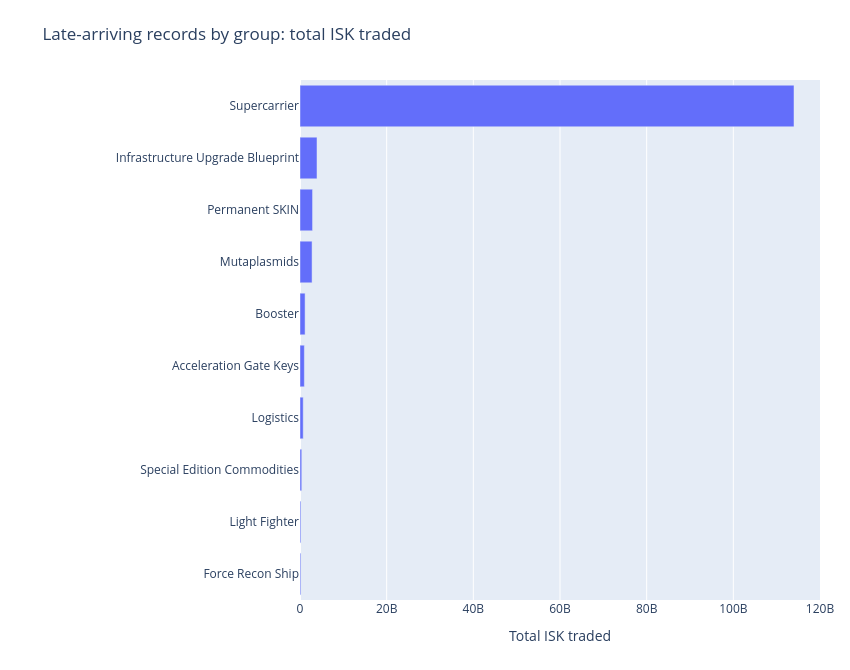

Notebook code for this chart:
### Markdown cell above
### Groups and categories

Reference-data groups and categories show which kinds of items account for the late economic weight. Unresolved classifications remain explicit.

### Code cell
late_group_ranking = rank_late_arrivals(late_arrivals, ["group_id", "group_name"], "group")
show_late_ranking(late_group_ranking, "group", "Late-arriving records by group: total ISK traded")

### Figure 1 — Plotly figure (JSON) as saved in the notebook; plotly's stock layout.template omitted (floating-point values rounded to 4 significant figures)
{"data": [{"customdata": [["Supercarrier", 3], ["Infrastructure Upgrade Blueprint", 5], ["Permanent SKIN", 65], ["Mutaplasmids", 17], ["Booster", 118], ["Acceleration Gate Keys", 11], ["Logistics", 2], ["Special Edition Commodities", 13], ["Light Fighter", 1], ["Force Recon Ship", 1]], "hovertemplate": "%{customdata[0]}<br>Late arrivals=%{customdata[1]}<br>Total ISK traded=%{x:,.0f}<extra></extra>", "legendgroup": "", "marker": {"color": "#636efa", "pattern": {"shape": ""}}, "name": "", "orientation": "h", "showlegend": false, "textposition": "auto", "type": "bar", "x": [114000000000.0, 3925000000.0, 2897000000.0, 2786000000.0, 1175000000.0, 1004000000.0, 740300000.0, 406800000.0, 210000000.0, 200000000.0], "xaxis": "x", "y": ["0", "1", "2", "3", "4", "5", "6", "7", "8", "9"], "yaxis": "y"}], "layout": {"autosize": false, "barmode": "relative", "height": 670, "legend": {"orientation": "h", "tracegroupgap": 0, "x": 0, "y": -0.25, "yanchor": "top"}, "margin": {"b": 70, "l": 300, "r": 30, "t": 80}, "title": {"text": "Late-arriving records by group: total ISK traded"}, "width": 850, "xaxis": {"anchor": "y", "automargin": true, "domain": [0, 1], "nticks": 8, "title": {"text": "Total ISK traded"}}, "yaxis": {"anchor": "x", "automargin": true, "autorange": "reversed", "categoryarray": ["0", "1", "2", "3", "4", "5", "6", "7", "8", "9"], "categoryorder": "array", "domain": [0, 1], "tickmode": "array", "ticktext": ["Supercarrier", "Infrastructure Upgrade Blueprint", "Permanent SKIN", "Mutaplasmids", "Booster", "Acceleration Gate Keys", "Logistics", "Special Edition Commodities", "Light Fighter", "Force Recon Ship"], "tickvals": ["0", "1", "2", "3", "4", "5", "6", "7", "8", "9"], "title": {"text": ""}}}}
